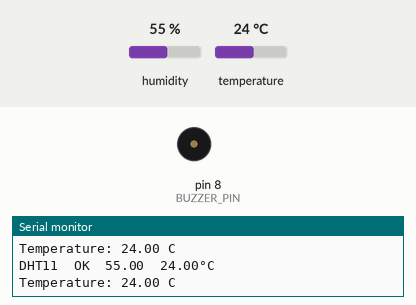
Simulated run of this sketch. Board: Arduino Uno, built with avr-gcc and run on an emulated ATmega328P. Parts: buzzer (waves = sounding), the last lines printed to the serial monitor. The inputs (shaded band) are chosen by the test bench; at power-on: humidity 55 %, temperature 24 °C.

Above: at 3.3 s.
3.4 s: humidity set to 69 %
6.2 s: humidity set to 72 %
At 7.9 s:
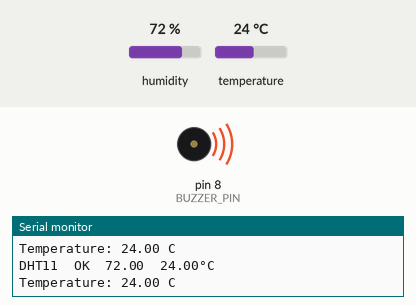
9.0 s: temperature set to 12 °C
At 10.0 s:
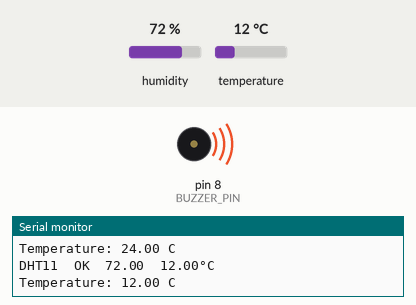
Timing chart, 0 to 12.0 s (numbered marks = the images above; inputs shaded):
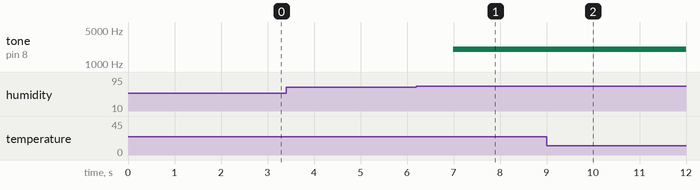

The sketch:

CamBienNhietDoDoAmCode.ino
```cpp
#include <DHT.h>
#include <Arduino.h>
#include <math.h>

#define DHT11_PIN 4        // Chân dữ liệu DHT11
#define DHTTYPE DHT11      // Loại cảm biến DHT11
#define BUZZER_PIN 8       // Chân buzzer

DHT dht(DHT11_PIN, DHTTYPE);

// Biến toàn cục
float sinVal;
int toneVal;
unsigned long tepTimer = 0;

void setup() {
  Serial.begin(9600);
  dht.begin();

  Serial.println("DHT11 TEST PROGRAM");
  Serial.println("Type\tStatus\tHumidity (%)\tTemperature (C)");
}

void loop() {
  // đọc dữ liệu mỗi 500 ms
  delay(500);

  float h = dht.readHumidity();
  float t = dht.readTemperature();

  if (isnan(h) || isnan(t)) {
    Serial.println("Failed to read from DHT sensor!");
    return;
  }

  Serial.print("DHT11\tOK\t");
  Serial.print(h);
  Serial.print("\t");
  Serial.print(t);
  Serial.println("°C");

  // Nếu nhiệt độ > 27°C thì bật buzzer dạng sóng giả sin
  if (h > 70) {
    for (int x = 0; x < 180; x++) {
      sinVal = sin(x * (3.1412 / 180));
      toneVal = 2000 + int(sinVal * 1000);
      tone(BUZZER_PIN, toneVal);
      delay(2);
    }
  } else {
    noTone(BUZZER_PIN);
  }

  // In lại dữ liệu sau mỗi 500ms
  if (millis() - tepTimer > 500) {
    tepTimer = millis();
    Serial.print("Temperature: ");
    Serial.print(t);
    Serial.println(" C");
  }
}
```

Measured:
- the behaviour switches between 70 and 71 % on humidity (found by bisection; images 0 and 1)
- after the input at 6.2 s, tone on pin 8 (BUZZER_PIN): silent → 2017 Hz after 0.80 s
- after the input at 9.0 s, tone on pin 8 (BUZZER_PIN): stays 2017 Hz (without the input it goes to 2731 Hz after 6.0 s)
